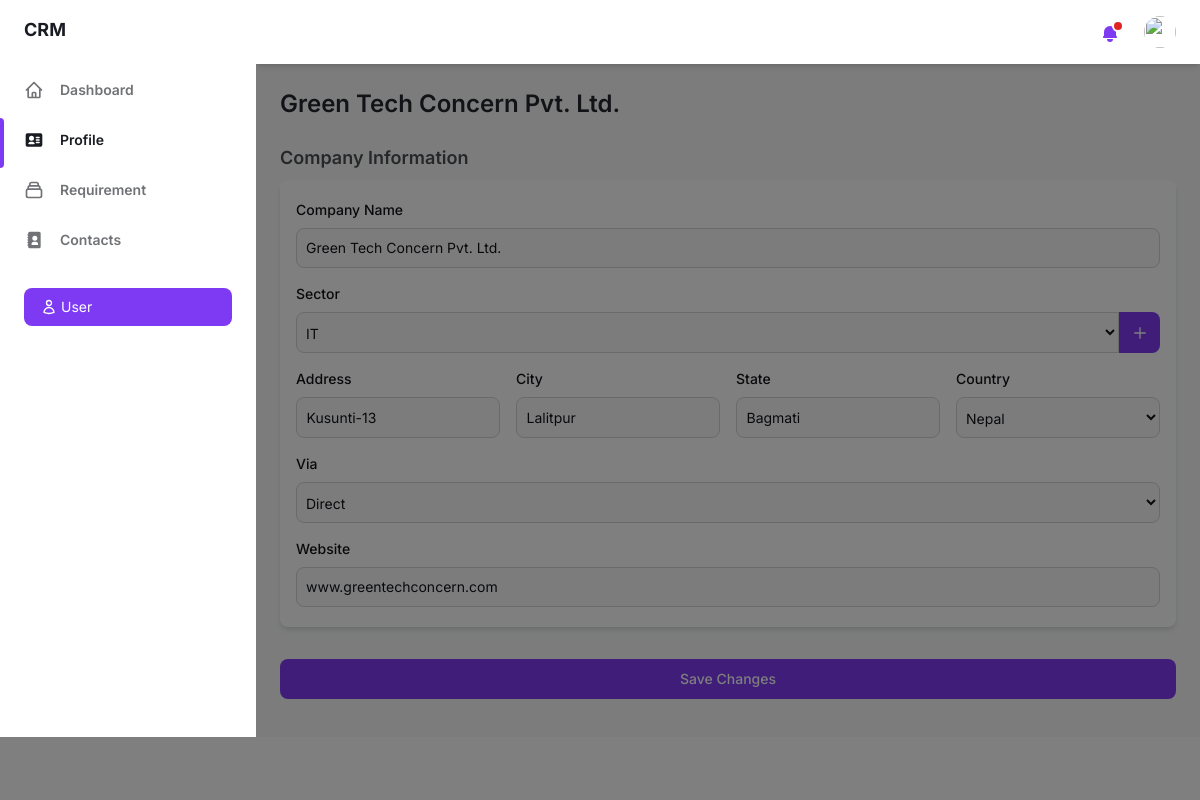
The page /company-profile/ (signed in) on the database as committed earlier.
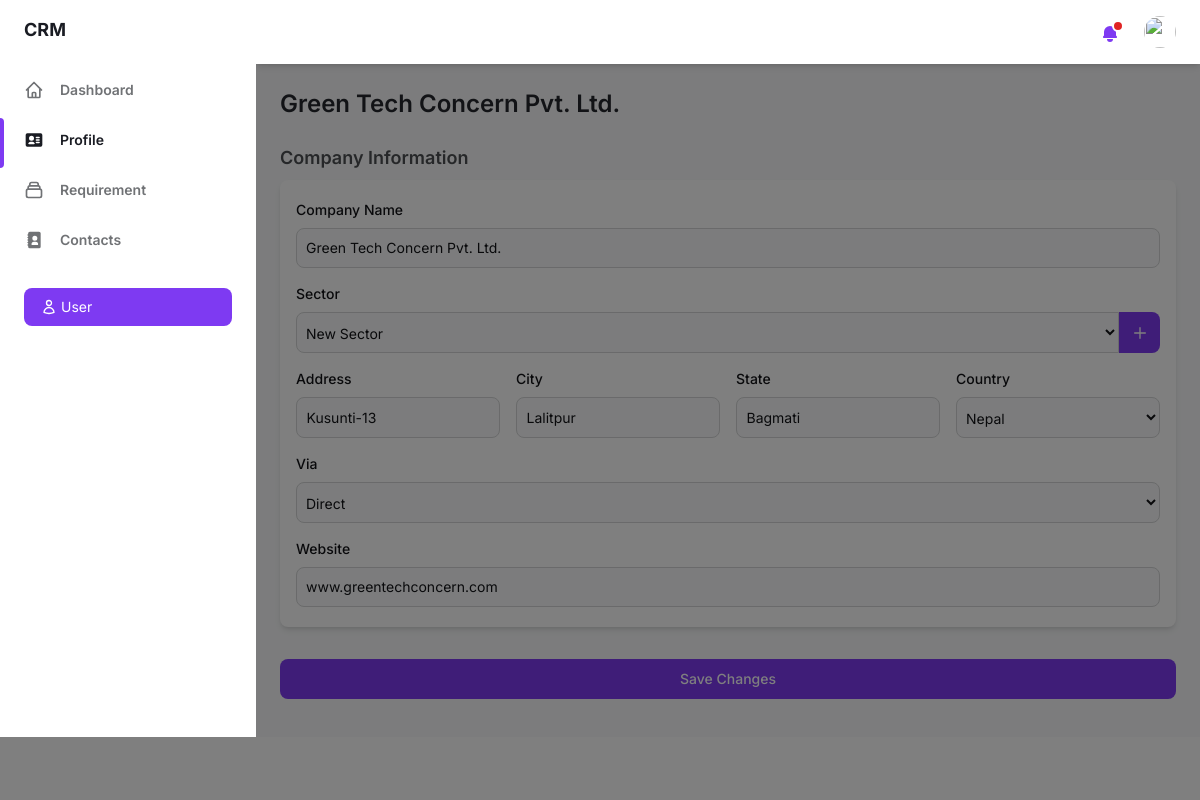
The same page on the database as committed later.
### crm_app/models.py (models this page shows, shortened)
class Company(models.Model):
    company_name = models.CharField(max_length=100, unique=True)
    sector = models.ForeignKey(Sector, on_delete=models.SET_NULL, null=True, blank=True, related_name='sector_companies')
    address = models.CharField(max_length=100, null=True, blank=True)
    city = models.CharField(max_length=100, null=True, blank=True)
    state = models.CharField(max_length=100, null=True, blank=True)
    country = models.CharField(max_length=100, null=True, blank=True)
    via = models.CharField(max_length=100, null=True, blank=True)
    referral_name = models.CharField(max_length=100, null=True, blank=True)
    partner_name = models.ForeignKey(Partner, on_delete=models.SET_NULL, null=True, blank=True, related_name='partner_companies')
    website = models.CharField(max_length=255, null=True, blank=True)
    created_by = models.OneToOneField(User, on_delete=models.SET_NULL, null=True, blank=True, related_name='created_company')
    status = models.BooleanField(default=True)
    class Meta:
        verbose_name_plural = "companies"

class Sector(models.Model):
    sector_name = models.CharField(max_length=100, unique=True)

### crm_app/views.py (the view)
# urls.py: path('company-profile/', views.company_profile, name='company_profile'),
def company_profile(request):
    if 'user_id' not in request.session:
        return redirect('user')
    user_id = request.session.get('user_id')
    user = User.objects.get(id=user_id)
    sectors = Sector.objects.values('id', 'sector_name').order_by('sector_name')
    partners = Partner.objects.values('id', 'partner_name').order_by('partner_name')
    user_company = Company.objects.filter(created_by=user).first()
    if user_company:
        contacts = Contact.objects.filter(company=user_company)
        return render(request, 'companyprofile.html', {'user': user, 'company': user_company, 'contacts': contacts, 'sectors': sectors, 'partners': partners, 'edit_mode': True})
    else:
        return render(request, 'companyprofile.html', {'user': user, 'sectors': sectors, 'partners': partners, 'edit_mode': False})

### templates/companyprofile.html (shortened to what the changed rows need)
{% load static %}
<!DOCTYPE html>
<html :class="{ 'theme-dark': dark }" x-data="data()" lang="en">
<head>
    <link rel="stylesheet" href="{% static 'css/tailwind.output.css' %}"/>
</head>
<body>
    <div class="flex bg-gray-50 dark:bg-gray-900" :class="{ 'overflow-hidden': isSideMenuOpen }">
        <div class="flex flex-col flex-1 w-full">
            <main class="h-full" id="main-company-content">
                <div class="container px-6 mx-auto grid">
                    {% if edit_mode %}
                        <h2 class="my-6 text-2xl font-semibold text-gray-700 dark:text-gray-200">{{ company.company_name }}</h2>
                        <form id="companyForm" action="{% url 'update_company' company.id %}" method="POST">
                            <div class="mb-4 mx-auto grid">
                                <h4 class="mb-2 text-lg font-semibold text-gray-600 dark:text-gray-300">Company Information</h4>
                                <div class="px-4 py-5 mb-8 bg-white rounded-lg shadow-md dark:bg-gray-800">
                                    <div class="mb-4">
                                        <label for="company-name" class="block mb-2 text-sm font-medium text-gray-900 dark:text-white">Company Name</label>
                                        <input type="text" id="company-name" value="{{ company.company_name }}" name="company_name" class="block p-[9px] w-full z-20 text-sm text-gray-900 bg-gray-50 rounded-lg border border-gray-300 focus:ring-blue-500 focus:border-blue-500 dark:bg-gray-700 dark:border-gray-600 dark:placeholder-gray-400 dark:text-white dark:focus:border-blue-500" placeholder="Enter company name" required />
                                    </div>
                                    <div class="mb-4">
                                        <label for="sector" class="block mb-2 text-sm font-medium text-gray-900 dark:text-white">Sector</label>
                                        <div class="flex items-center">
                                            <select id="sector" name="sector" class="bg-gray-50 border border-gray-300 text-gray-900 text-sm rounded-l-lg focus:ring-blue-500 focus:border-blue-500 block w-full p-2.5 pl-[5px] dark:bg-gray-700 dark:border-gray-600 dark:placeholder-gray-400 dark:text-white dark:focus:ring-blue-500 dark:focus:border-blue-500">
                                                {% for sector in sectors %}
                                                    <option value="{{ sector.id }}" {% if sector.id == company.sector.id %} selected {% endif %}>{{ sector.sector_name }}</option>
                                                {% endfor %}
                                            </select>
                                            <button type="button" id="ajax-sector-button" data-modal-target="crud-modal" data-modal-toggle="crud-modal" class="text-sm font-medium leading-5 text-white transition-colors duration-150 bg-purple-600 border border-transparent rounded-r-lg hover:bg-purple-700 focus:outline-none focus:shadow-outline-purple p-[11.5px]">
                                                <svg class="w-4 h-4" fill="none" stroke="currentColor" viewBox="0 0 24 24" xmlns="http://www.w3.org/2000/svg">
                                                    <path stroke-linecap="round" stroke-linejoin="round" stroke-width="2" stroke="#ffffff" d="M12 4v16m8-8H4"></path>
                                                </svg>
                                            </button>
                                        </div>
                                    </div>
                                    <div class="grid gap-4 mb-4 md:grid-cols-4">
                                        <div>
                                            <label for="address" class="block mb-2 text-sm font-medium text-gray-900 dark:text-white">Address</label>
                                            <input type="text" id="address" value="{{ company.address }}" name="address" class="block p-[9.5px] w-full z-20 text-sm text-gray-900 bg-gray-50 rounded-lg border border-gray-300 focus:ring-blue-500 focus:border-blue-500 dark:bg-gray-700 dark:border-gray-600 dark:placeholder-gray-400 dark:text-white dark:focus:border-blue-500" placeholder="Enter address" />
                                        </div>
                                        <div>
                                            <label for="city" class="block mb-2 text-sm font-medium text-gray-900 dark:text-white">City</label>
                                            <input type="text" id="city" value="{{ company.city }}" name="city" class="block p-[9.5px] w-full z-20 text-sm text-gray-900 bg-gray-50 rounded-lg border border-gray-300 focus:ring-blue-500 focus:border-blue-500 dark:bg-gray-700 dark:border-gray-600 dark:placeholder-gray-400 dark:text-white dark:focus:border-blue-500" placeholder="Enter city" />
                                        </div>
                                        <div>
                                            <label for="state" class="block mb-2 text-sm font-medium text-gray-900 dark:text-white">State</label>
                                            <input type="text" id="state" value="{{ company.state }}" name="state" class="block p-[9.5px] w-full z-20 text-sm text-gray-900 bg-gray-50 rounded-lg border border-gray-300 focus:ring-blue-500 focus:border-blue-500 dark:bg-gray-700 dark:border-gray-600 dark:placeholder-gray-400 dark:text-white dark:focus:border-blue-500" placeholder="Enter state" />
                                        </div>
                                        <div>
                                            <label for="country" class="block mb-2 text-sm font-medium text-gray-900 dark:text-white">Country</label>
                                            <select id="country" name="country" class="bg-gray-50 border border-gray-300 text-gray-900 text-sm rounded-lg focus:ring-blue-500 focus:border-blue-500 block w-full p-2.5 pl-[5px] dark:bg-gray-700 dark:border-gray-600 dark:placeholder-gray-400 dark:text-white dark:focus:ring-blue-500 dark:focus:border-blue-500">
                                                <option value="Nepal" {% if company.country == "Nepal" %}selected{% endif %}>Nepal</option>
                                            </select>
                                        </div>
                                    </div>
                                    <div class="grid gap-4 mb-4 md:grid-cols-1">
                                        <div class="flex gap-4">
                                            <div class="flex-grow w-1/2">
                                                <label for="via" class="block mb-2 text-sm font-medium text-gray-900 dark:text-white">Via</label>
                                                <select id="via" name="via" class="bg-gray-50 border border-gray-300 text-gray-900 text-sm rounded-lg focus:ring-blue-500 focus:border-blue-500 block w-full p-2.5 pl-[5px] dark:bg-gray-700 dark:border-gray-600 dark:placeholder-gray-400 dark:text-white dark:focus:ring-blue-500 dark:focus:border-blue-500">
                                                    <option value="Direct" {% if company.via == "Direct" %} selected {% endif %}>Direct</option>
                                                </select>
                                            </div>
                                        </div>
                                    </div>
                                    <div>
                                        <label for="website" class="block mb-2 text-sm font-medium text-gray-900 dark:text-white">Website</label>
                                        <input type="text" id="website" value="{{ company.website }}" name="website" class="block p-[9px] w-full z-20 text-sm text-gray-900 bg-gray-50 rounded-lg border border-gray-300 focus:ring-blue-500 focus:border-blue-500 dark:bg-gray-700 dark:border-gray-600 dark:placeholder-gray-400 dark:text-white dark:focus:border-blue-500" placeholder="Enter website link" />
                                    </div>
                                </div>
                                <button type="submit" class="text-white bg-purple-600 hover:bg-purple-700 focus:ring-4 focus:ring-purple-300 font-medium rounded-lg text-sm w-full mb-[22px] px-5 py-2.5 text-center dark:bg-purple-600 dark:hover:bg-purple-700 dark:focus:ring-purple-900">
                                    Save Changes
                                </button>
                            </div>
                        </form>
                    {% endif %}
                </div>
            </main>
        </div>
    </div>
</body>
</html>

Rows that differ between the two databases and show on the page:
changed Company "Green Tech Concern Pvt. Ltd.": sector "IT" → "New Sector"
